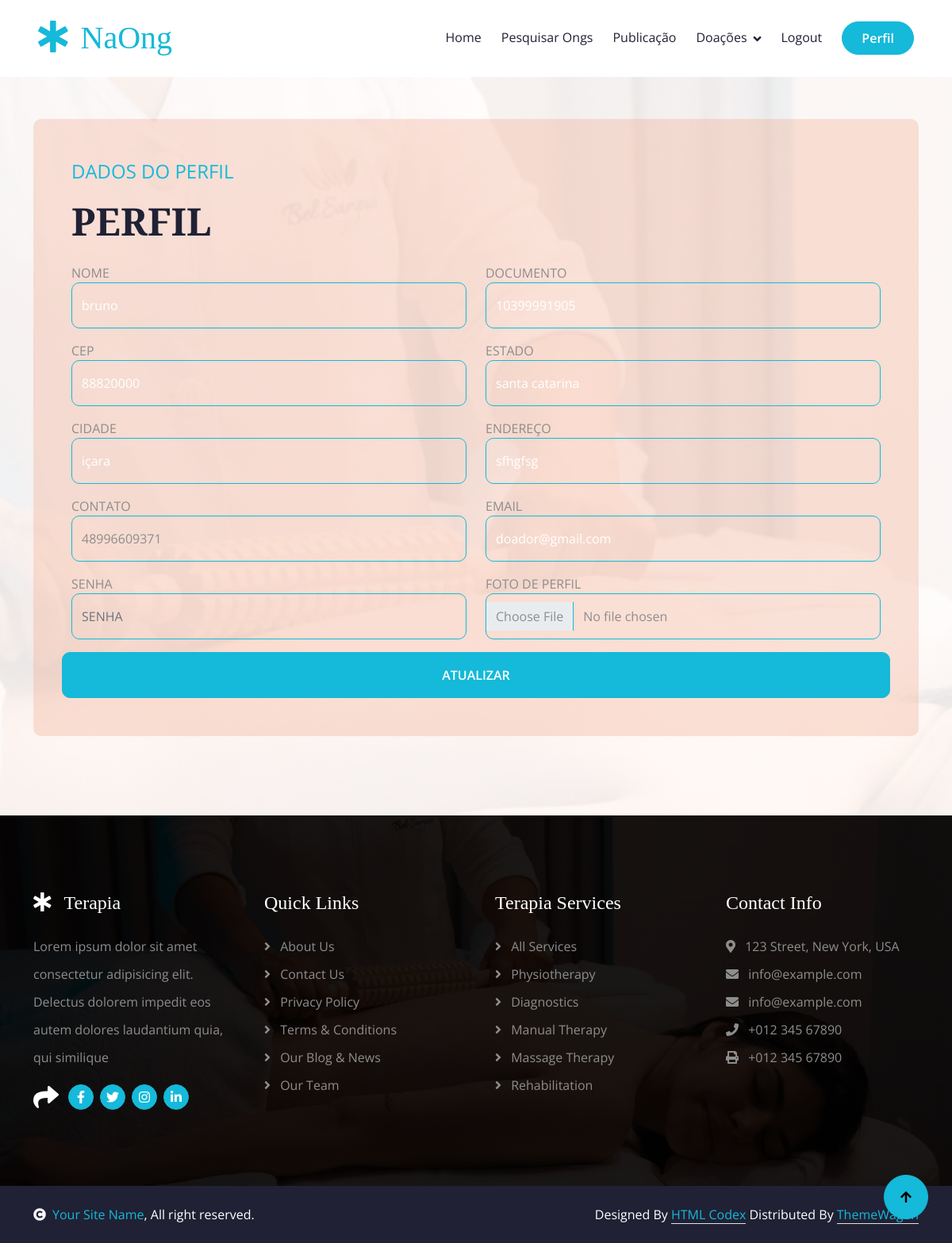
Page /perfil_doador.php (signed in) on the committed database.
### tables this page shows
CREATE TABLE `doadores` (
  `id_doador` int(11) NOT NULL AUTO_INCREMENT,
  `nome` varchar(45) DEFAULT NULL,
  `cpf_cnpj` varchar(45) NOT NULL,
  `cidade` varchar(45) DEFAULT NULL,
  `estado` varchar(45) DEFAULT NULL,
  `cep` varchar(45) DEFAULT NULL,
  `pais` varchar(45) DEFAULT NULL,
  `telefone` varchar(45) DEFAULT NULL,
  `email` varchar(45) NOT NULL,
  `senha` varchar(200) DEFAULT NULL,
  `nascimento` date DEFAULT NULL,
  `cadastro` datetime DEFAULT NULL,
  `endereco` varchar(45) DEFAULT NULL,
  `ativo` char(1) DEFAULT NULL,
  PRIMARY KEY (`id_doador`,`email`,`cpf_cnpj`)
);

### perfil_doador_model.php (called while the page is built, shortened)
<?php
if (isset($_SESSION['user_id']) && isset($_SESSION['user_role'])) {
    $id = $_SESSION['user_id'];
    $user_role = $_SESSION['user_role'];
    if ($user_role == 'ong') {
        $sql = "SELECT * FROM ongs WHERE id_ong = $id";
    } elseif ($user_role == 'doador') {
        $sql = "SELECT * FROM doadores WHERE id_doador = $id";
    } else {
        header("Location: perfil_doador.php?erro=8");
        exit;
    }
    $result = $conn->query($sql);
    if ($result->num_rows > 0) {
        $row = $result->fetch_assoc();
    } else {
        header("Location: perfil_doador.php?erro=7");
        exit;
    }
}

### perfil_doador.php (the view, shortened to what this page needs)
<?php
include('./cabecalho.php');
include './banco.php';
include('./perfil_doador_model.php');
?>
<div class="container-fluid appointment py-12" style="padding-top: 100px; padding-bottom: 50px;">
    <div class="container py-12" style="margin-top: 50px; padding-bottom: 50px;">
        <div class="row g-12 align-items-center">
            <div class="col-lg-12">
                <div class="col-lg-12 wow fadeInRight" data-wow-delay="0.4s">
                    <div class="appointment-form rounded p-5">
                        <p class="fs-4 text-uppercase text-primary">DADOS DO PERFIL</p>
                        <h1 class="display-5 mb-4">PERFIL</h1>
                        <form action="atualizar_<?php echo $user_role; ?>.php" method="POST" enctype="multipart/form-data">
                            <div class="row gy-3 gx-4">
                                <div class="col-xl-6">
                                    <label for="">NOME</label>
                                    <input type="text" class="form-control py-3 border-primary bg-transparent text-white" name="nome" placeholder="NOME" value="<?php echo isset($row['nome']) ? $row['nome'] : ''; ?>">
                                </div>
                                <div class="col-xl-6">
                                    <label for="">DOCUMENTO</label>
                                    <input type="text" class="form-control py-3 border-primary bg-transparent text-white" name="documento" placeholder="DOCUMENTO" value="<?php echo isset($row['cpf_cnpj']) ? $row['cpf_cnpj'] : ''; ?>">
                                </div>
                                <div class="col-xl-6">
                                    <label for="">CEP</label>
                                    <input type="text" class="form-control py-3 border-primary bg-transparent text-white" name="cep" placeholder="CEP" value="<?php echo isset($row['cep']) ? $row['cep'] : ''; ?>">
                                </div>
                                <div class="col-xl-6">
                                    <label for="">ESTADO</label>
                                    <input type="text" class="form-control py-3 border-primary bg-transparent text-white" name="estado" placeholder="ESTADO" value="<?php echo isset($row['estado']) ? $row['estado'] : ''; ?>">
                                </div>
                                <div class="col-xl-6">
                                    <label for="">CIDADE</label>
                                    <input type="text" class="form-control py-3 border-primary bg-transparent text-white" name="cidade" placeholder="CIDADE" value="<?php echo isset($row['cidade']) ? $row['cidade'] : ''; ?>">
                                </div>
                                <div class="col-xl-6">
                                    <label for="">ENDEREÇO</label>
                                    <input type="text" class="form-control py-3 border-primary bg-transparent text-white" name="endereco" placeholder="ENDEREÇO" value="<?php echo isset($row['endereco']) ? $row['endereco'] : ''; ?>">
                                </div>
                                <div class="col-xl-6">
                                    <label for="">CONTATO</label>
                                    <input type="phone" class="form-control py-3 border-primary bg-transparent" name="contato" placeholder="CONTATO" value="<?php echo isset($row['telefone']) ? $row['telefone'] : $row['contato']; ?>">
                                </div>
                                <div class="col-xl-6">
                                    <label for="">EMAIL</label>
                                    <input type="text" class="form-control py-3 border-primary bg-transparent text-white" name="email" placeholder="EMAIL" value="<?php echo isset($row['email']) ? $row['email'] : ''; ?>">
                                </div>
                                <div class="col-xl-6">
                                    <label for="">SENHA</label>
                                    <input type="password" class="form-control py-3 border-primary bg-transparent" name="senha" placeholder="SENHA">
                                </div>
                                <div class="col-xl-6">
                                    <label for="">FOTO DE PERFIL</label>
                                    <input type="file" class="form-control py-3 border-primary bg-transparent" name="foto_perfil">
                                </div>
                                <button type="submit" class="btn btn-primary text-white w-100 py-3 px-5">ATUALIZAR</button>
                            </div>
                        </form>
                    </div>
                </div>
            </div>
        </div>
    </div>
</div>
<?php
include('./rodape.php');
?>

### css/style.css (style rules this page uses)
.btn { font-weight: 600; transition: .5s; }
.btn.btn-primary { box-shadow: inset 0 0 0 0 var(--bs-primary); }
.appointment { background: linear-gradient(rgba(255, 255, 255, 0.9), rgba(255, 255, 255, 0.9)), url(../img/carousel-2.jpg); background-position: center center; background-repeat: no-repeat; background-size: cover; background-attachment: fixed; }
.appointment .appointment-form { background: rgba(239, 162, 134, 0.3); }
.appointment .appointment-form .btn.btn-primary { box-shadow: inset 0 0 0 0 var(--bs-primary); }

### rows in the picture
doadores: nome "bruno", documento "10399991905", cep "88820000", estado "santa catarina", cidade "içara", endereco "sfhgfsg", contato "48996609371", email "doador@gmail.com"
